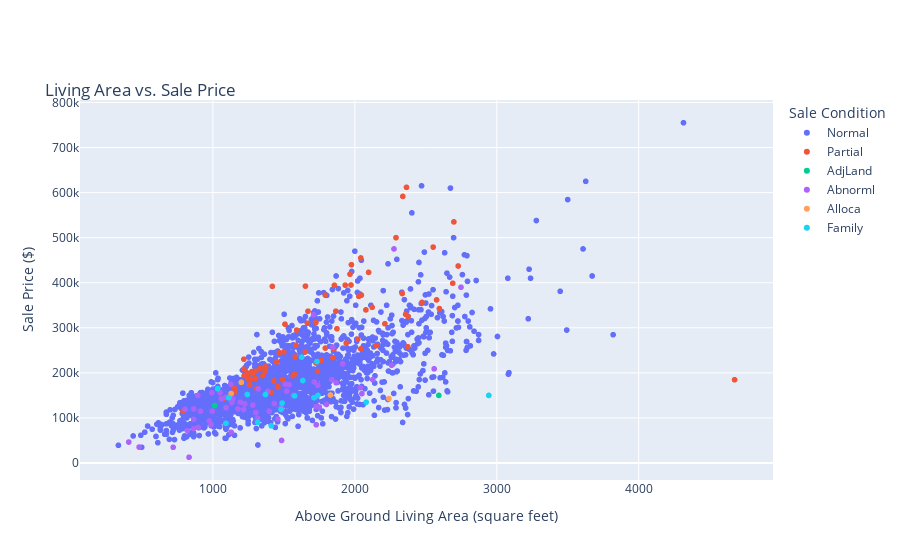

Notebook cell for this chart:
### Code cell
fig = px.scatter(housing, x= 'GrLivArea', y = 'SalePrice', color = 'SaleCondition',
                 title='Living Area vs. Sale Price',
                 labels={'GrLivArea': 'Above Ground Living Area (square feet)', 
                         'SalePrice': 'Sale Price ($)',
                        'SaleCondition': 'Sale Condition'},
                hover_data= ['SaleCondition'])
#                  color_continuous_scale='Turbo'

fig.update_layout(
    title=dict(y=0.85))

# Add custom annotation for the legend title


fig.show()

fig.write_image("images/sqft_price.png")

### Figure 1 — Plotly figure (JSON) as saved in the notebook; plotly's stock layout.template omitted (floating-point values rounded to 4 significant figures; data arrays with more than 128 entries replaced by an {"elided": "..."} marker saying what was removed)
{"data": [{"customdata": {"elided": "2413x1 str values"}, "hovertemplate": "Sale Condition=%{customdata[0]}<br>Above Ground Living Area (square feet)=%{x}<br>Sale Price ($)=%{y}<extra></extra>", "legendgroup": "Normal", "marker": {"color": "#636efa", "symbol": "circle"}, "mode": "markers", "name": "Normal", "showlegend": true, "type": "scattergl", "x": {"elided": "2413 int values"}, "xaxis": "x", "y": {"elided": "2413 int values"}, "yaxis": "y"}, {"customdata": [["Partial"], ["Partial"], ["Partial"], ["Partial"], ["Partial"], ["Partial"], ["Partial"], ["Partial"], ["Partial"], ["Partial"], ["Partial"], ["Partial"], ["Partial"], ["Partial"], ["Partial"], ["Partial"], ["Partial"], ["Partial"], ["Partial"], ["Partial"], ["Partial"], ["Partial"], ["Partial"], ["Partial"], ["Partial"], ["Partial"], ["Partial"], ["Partial"], ["Partial"], ["Partial"], ["Partial"], ["Partial"], ["Partial"], ["Partial"], ["Partial"], ["Partial"], ["Partial"], ["Partial"], ["Partial"], ["Partial"], ["Partial"], ["Partial"], ["Partial"], ["Partial"], ["Partial"], ["Partial"], ["Partial"], ["Partial"], ["Partial"], ["Partial"], ["Partial"], ["Partial"], ["Partial"], ["Partial"], ["Partial"], ["Partial"], ["Partial"], ["Partial"], ["Partial"], ["Partial"], ["Partial"], ["Partial"], ["Partial"], ["Partial"], ["Partial"], ["Partial"], ["Partial"], ["Partial"], ["Partial"], ["Partial"], ["Partial"], ["Partial"], ["Partial"], ["Partial"], ["Partial"], ["Partial"], ["Partial"], ["Partial"], ["Partial"], ["Partial"], ["Partial"], ["Partial"]], "hovertemplate": "Sale Condition=%{customdata[0]}<br>Above Ground Living Area (square feet)=%{x}<br>Sale Price ($)=%{y}<extra></extra>", "legendgroup": "Partial", "marker": {"color": "#EF553B", "symbol": "circle"}, "mode": "markers", "name": "Partial", "showlegend": true, "type": "scattergl", "x": [1246, 1274, 789, 1458, 1258, 2376, 1565, 1973, 1726, 1335, 1652, 2021, 1412, 1761, 2290, 1726, 1492, 2097, 1310, 1590, 2122, 1584, 1368, 2576, 2046, 2552, 1846, 1468, 4676, 1866, 1428, 1220, 1302, 1158, 1258, 2698, 1580, 2690, 1792, 1372, 2078, 1966, 2728, 2028, 2042, 1856, 2334, 2364, 1369, 1874, 1939, 2338, 1419, 1456, 1651, 2042, 1218, 1500, 1352, 2212, 1508, 1266, 2473, 1241, 2373, 2596, 1852, 1278, 2152, 1666, 2358, 1072, 1301, 1976, 1737, 1792, 1932, 1218, 1670, 1450, 1151, 1576], "xaxis": "x", "y": [187687, 203000, 115000, 168165, 173500, 325300, 193800, 395000, 222000, 210400, 392500, 274725, 156932, 227875, 500067, 311872, 185101, 423000, 164990, 294900, 345474, 261329, 202665, 361919, 372500, 479069, 233555, 244600, 184750, 336860, 182000, 194000, 204000, 158000, 172500, 535000, 235128, 398800, 255000, 212700, 339750, 419005, 437154, 369900, 253293, 394432, 376162, 611657, 213133, 297900, 266000, 591587, 392000, 170440, 246500, 455000, 230348, 246578, 194000, 309000, 308030, 185485, 356383, 199900, 258000, 342643, 252678, 198600, 260116, 310090, 329900, 142500, 187750, 440000, 203160, 372397, 394617, 208300, 336820, 224243, 166000, 197000], "yaxis": "y"}, {"customdata": [["AdjLand"], ["AdjLand"]], "hovertemplate": "Sale Condition=%{customdata[0]}<br>Above Ground Living Area (square feet)=%{x}<br>Sale Price ($)=%{y}<extra></extra>", "legendgroup": "AdjLand", "marker": {"color": "#00cc96", "symbol": "circle"}, "mode": "markers", "name": "AdjLand", "showlegend": true, "type": "scattergl", "x": [2592, 1012], "xaxis": "x", "y": [150000, 127500], "yaxis": "y"}, {"customdata": [["Abnorml"], ["Abnorml"], ["Abnorml"], ["Abnorml"], ["Abnorml"], ["Abnorml"], ["Abnorml"], ["Abnorml"], ["Abnorml"], ["Abnorml"], ["Abnorml"], ["Abnorml"], ["Abnorml"], ["Abnorml"], ["Abnorml"], ["Abnorml"], ["Abnorml"], ["Abnorml"], ["Abnorml"], ["Abnorml"], ["Abnorml"], ["Abnorml"], ["Abnorml"], ["Abnorml"], ["Abnorml"], ["Abnorml"], ["Abnorml"], ["Abnorml"], ["Abnorml"], ["Abnorml"], ["Abnorml"], ["Abnorml"], ["Abnorml"], ["Abnorml"], ["Abnorml"], ["Abnorml"], ["Abnorml"], ["Abnorml"], ["Abnorml"], ["Abnorml"], ["Abnorml"], ["Abnorml"], ["Abnorml"], ["Abnorml"], ["Abnorml"], ["Abnorml"], ["Abnorml"], ["Abnorml"], ["Abnorml"], ["Abnorml"], ["Abnorml"], ["Abnorml"], ["Abnorml"], ["Abnorml"], ["Abnorml"], ["Abnorml"], ["Abnorml"], ["Abnorml"], ["Abnorml"], ["Abnorml"], ["Abnorml"]], "hovertemplate": "Sale Condition=%{customdata[0]}<br>Above Ground Living Area (square feet)=%{x}<br>Sale Price ($)=%{y}<extra></extra>", "legendgroup": "Abnorml", "marker": {"color": "#ab63fa", "symbol": "circle"}, "mode": "markers", "name": "Abnorml", "showlegend": true, "type": "scattergl", "x": [1868, 2748, 1739, 2276, 1915, 1396, 1132, 1176, 1484, 1458, 995, 2559, 974, 1320, 992, 864, 2039, 1800, 1714, 2259, 1216, 864, 804, 1537, 832, 864, 912, 1059, 1709, 1281, 1050, 1750, 2126, 1224, 720, 1509, 1482, 1141, 894, 1192, 1844, 480, 1721, 1126, 1432, 1128, 1520, 1092, 1728, 2050, 819, 1838, 987, 1302, 1092, 407, 1315, 896, 1386, 1566, 1728], "xaxis": "x", "y": [178000, 390000, 172500, 475000, 220000, 115000, 134000, 119900, 50000, 97500, 115000, 209000, 93500, 164500, 155891, 120000, 167000, 130000, 180000, 217000, 118500, 97000, 119000, 174000, 12789, 76500, 115000, 142500, 328900, 128500, 156000, 124000, 185000, 131000, 34900, 175000, 125000, 142500, 149900, 135000, 257000, 35311, 145000, 175000, 132000, 68400, 159434, 123000, 125000, 154000, 72000, 185000, 85400, 112000, 146000, 46500, 99500, 79000, 158900, 150000, 84900], "yaxis": "y"}, {"customdata": [["Alloca"], ["Alloca"], ["Alloca"], ["Alloca"]], "hovertemplate": "Sale Condition=%{customdata[0]}<br>Above Ground Living Area (square feet)=%{x}<br>Sale Price ($)=%{y}<extra></extra>", "legendgroup": "Alloca", "marker": {"color": "#FFA15A", "symbol": "circle"}, "mode": "markers", "name": "Alloca", "showlegend": true, "type": "scattergl", "x": [1200, 1828, 1128, 2240], "xaxis": "x", "y": [179000, 150909, 154204, 142953], "yaxis": "y"}, {"customdata": [["Family"], ["Family"], ["Family"], ["Family"], ["Family"], ["Family"], ["Family"], ["Family"], ["Family"], ["Family"], ["Family"], ["Family"], ["Family"], ["Family"], ["Family"], ["Family"], ["Family"]], "hovertemplate": "Sale Condition=%{customdata[0]}<br>Above Ground Living Area (square feet)=%{x}<br>Sale Price ($)=%{y}<extra></extra>", "legendgroup": "Family", "marker": {"color": "#19d3f3", "symbol": "circle"}, "mode": "markers", "name": "Family", "showlegend": true, "type": "scattergl", "x": [1092, 1712, 1411, 1625, 1733, 2944, 1242, 1633, 1316, 1740, 2080, 1112, 1033, 1480, 1488, 1370, 1576], "xaxis": "x", "y": [88000, 145000, 82500, 235000, 225000, 150000, 152000, 183000, 90000, 150000, 135000, 144800, 165000, 119000, 133000, 152000, 149000], "yaxis": "y"}], "layout": {"legend": {"title": {"text": "Sale Condition"}, "tracegroupgap": 0}, "title": {"text": "Living Area vs. Sale Price", "y": 0.85}, "xaxis": {"anchor": "y", "domain": [0, 1], "title": {"text": "Above Ground Living Area (square feet)"}}, "yaxis": {"anchor": "x", "domain": [0, 1], "title": {"text": "Sale Price ($)"}}}}
